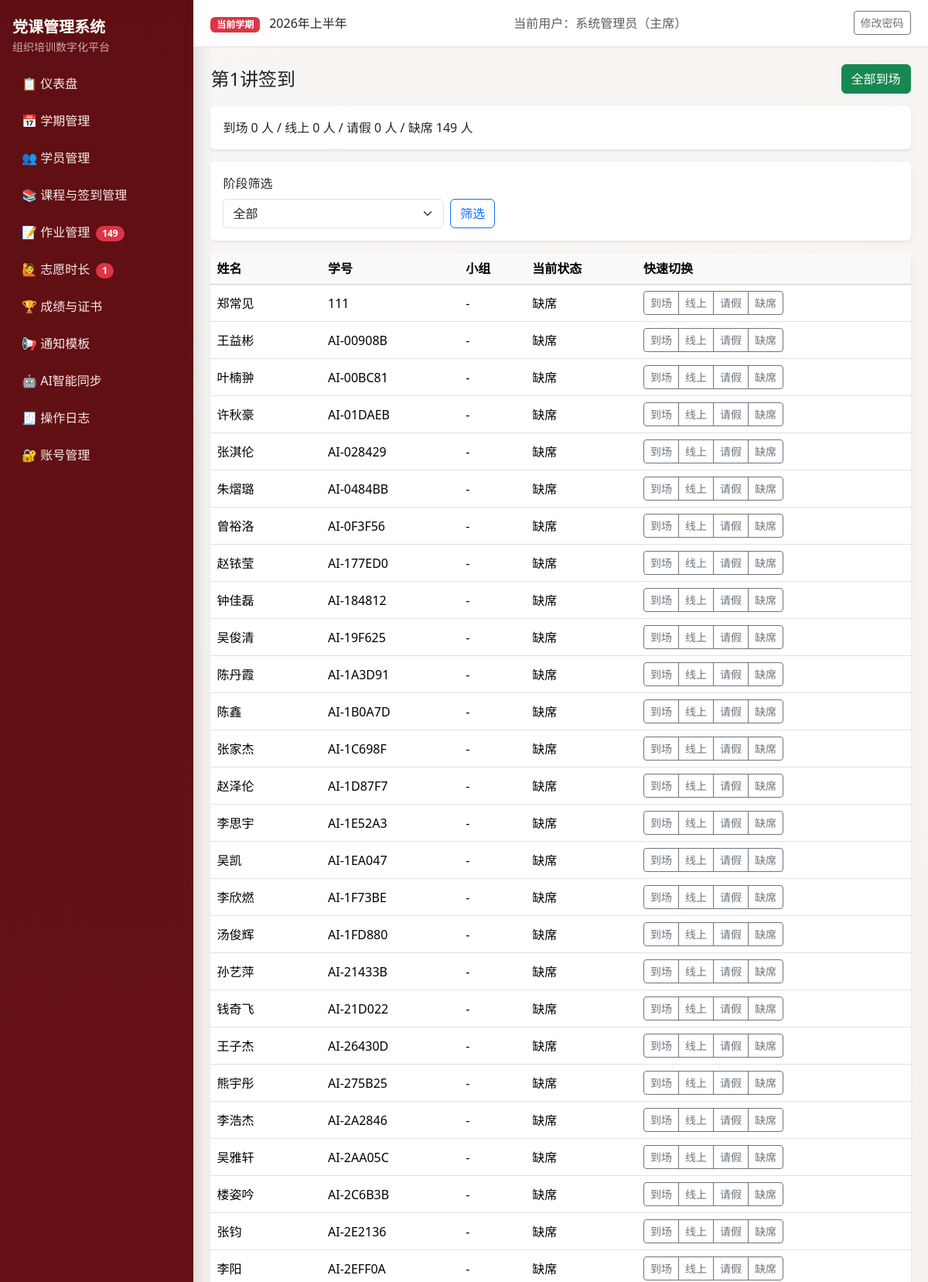
The app's page /attendance/session/1 (signed in, upper part) with its own data.
### models.py (models this page shows, shortened)
class Semester(db.Model):
    __tablename__ = "semesters"
    id = db.Column(db.Integer, primary_key=True)
    name = db.Column(db.String(100), nullable=False)
    period_code = db.Column(db.String(20), nullable=True)
    period_positive = db.Column(db.String(20), nullable=True)
    period_development = db.Column(db.String(20), nullable=True)
    period_probationary = db.Column(db.String(20), nullable=True)
    year = db.Column(db.Integer, nullable=False)
    status = db.Column(db.String(20), nullable=False, default="active")
    exam_weight = db.Column(db.Integer, nullable=False, default=40)
    attendance_weight = db.Column(db.Integer, nullable=False, default=30)
    assignment_weight = db.Column(db.Integer, nullable=False, default=20)
    volunteer_weight = db.Column(db.Integer, nullable=False, default=10)
    pass_threshold = db.Column(db.Float, nullable=False, default=60.0)
    volunteer_target_hours = db.Column(db.Float, nullable=False, default=0.0)
    min_attendance_sessions = db.Column(db.Integer, nullable=False, default=2)
    created_at = db.Column(db.DateTime, default=datetime.utcnow, nullable=False)
    students = db.relationship("Student", back_populates="semester", cascade="all, delete-orphan")
    course_sessions = db.relationship("CourseSession", back_populates="semester", cascade="all, delete-orphan")
    assignments = db.relationship("Assignment", back_populates="semester", cascade="all, delete-orphan")
    volunteer_records = db.relationship(
        "VolunteerRecord", back_populates="semester", cascade="all, delete-orphan"
    )
    exam_records = db.relationship("ExamRecord", back_populates="semester", cascade="all, delete-orphan")
    final_scores = db.relationship("FinalScore", back_populates="semester", cascade="all, delete-orphan")

class User(UserMixin, db.Model):
    __tablename__ = "users"
    id = db.Column(db.Integer, primary_key=True)
    username = db.Column(db.String(80), unique=True, nullable=False, index=True)
    password_hash = db.Column(db.String(255), nullable=False)
    role = db.Column(db.String(20), nullable=False, default="staff")
    real_name = db.Column(db.String(80), nullable=True)
    created_at = db.Column(db.DateTime, default=datetime.utcnow, nullable=False)

class CourseSession(db.Model):
    __tablename__ = "course_sessions"
    __table_args__ = (
        db.UniqueConstraint("semester_id", "session_number", name="uq_semester_session_number"),
    )
    id = db.Column(db.Integer, primary_key=True)
    semester_id = db.Column(db.Integer, db.ForeignKey("semesters.id"), nullable=False, index=True)
    session_number = db.Column(db.Integer, nullable=False)
    theme = db.Column(db.String(200), nullable=False)
    date = db.Column(db.Date, nullable=False)
    location = db.Column(db.String(200), nullable=True)
    is_online = db.Column(db.Boolean, nullable=False, default=False)
    meeting_link = db.Column(db.String(255), nullable=True)
    lecturer = db.Column(db.String(120), nullable=True)
    notes = db.Column(db.Text, nullable=True)
    semester = db.relationship("Semester", back_populates="course_sessions")
    attendances = db.relationship("Attendance", back_populates="session", cascade="all, delete-orphan")
    assignments = db.relationship("Assignment", back_populates="session", cascade="all")

class Student(db.Model):
    __tablename__ = "students"
    __table_args__ = (
        db.UniqueConstraint("semester_id", "student_id", "stage", name="uq_student_semester_student_stage"),
    )
    id = db.Column(db.Integer, primary_key=True)
    semester_id = db.Column(db.Integer, db.ForeignKey("semesters.id"), nullable=False, index=True)
    name = db.Column(db.String(80), nullable=False)
    student_id = db.Column(db.String(50), nullable=False)
    department = db.Column(db.String(120), nullable=True)
    stage = db.Column(db.String(20), nullable=False)
    contact = db.Column(db.String(120), nullable=True)
    group_number = db.Column(db.Integer, nullable=True)
    is_group_leader = db.Column(db.Boolean, nullable=False, default=False)
    status = db.Column(db.String(20), nullable=False, default="在读")
    disqualified_reason = db.Column(db.String(255), nullable=True)
    semester = db.relationship("Semester", back_populates="students")
    attendances = db.relationship("Attendance", back_populates="student", cascade="all, delete-orphan")
    assignments = db.relationship("Assignment", back_populates="student", cascade="all, delete-orphan")
    volunteer_records = db.relationship(
        "VolunteerRecord", back_populates="student", cascade="all, delete-orphan"
    )
    exam_records = db.relationship("ExamRecord", back_populates="student", cascade="all, delete-orphan")
    final_scores = db.relationship("FinalScore", back_populates="student", cascade="all, delete-orphan")

### blueprints/attendance.py (the view, shortened to what this page needs)
@attendance_bp.route("/session/<int:session_id>", methods=["GET", "POST"])
@login_required
def session_checkin(session_id: int):
	session = db.session.get(CourseSession, session_id)
	if not session:
		flash("课次不存在。", "danger")
		return redirect(url_for("attendance_bp.attendance_overview"))
	stage = request.args.get("stage", "全部")
	students_query = Student.query.filter_by(semester_id=session.semester_id)
	if stage != "全部":
		students_query = students_query.filter_by(stage=stage)
	students = students_query.order_by(Student.group_number.asc().nullsfirst(), Student.student_id.asc()).all()
	records = {item.student_id: item for item in Attendance.query.filter_by(session_id=session_id).all()}
	rows = []
	count_map = {"到场": 0, "线上": 0, "请假": 0, "缺席": 0}
	for stu in students:
		rec = records.get(stu.id)
		status = rec.status if rec else "缺席"
		if status in count_map:
			count_map[status] += 1
		rows.append({"student": stu, "status": status, "leave_reason": rec.leave_reason if rec else ""})
	return render_template("attendance/session.html", session=session, rows=rows, stage=stage, count_map=count_map)

### authz.py (called while the page is built)
def normalize_role(role: str | None) -> str:
    value = (role or "staff").strip().lower()
    if value not in ROLE_LABELS:
        return "staff"
    return value

def role_label(role: str | None) -> str:
    return ROLE_LABELS.get(normalize_role(role), "干事")

def can_view_logs(role: str | None) -> bool:
    return normalize_role(role) in {"admin", "minister"}

def can_manage_accounts(role: str | None) -> bool:
    return normalize_role(role) == "admin"

def can_edit_notification_templates(role: str | None) -> bool:
    return normalize_role(role) in {"admin", "minister"}

### templates/attendance/session.html (shortened to what this page needs)
{% extends "base.html" %}
{% block content %}
<div class="d-flex justify-content-between align-items-center mb-3">
  <h1 class="h4 mb-0">第{{ session.session_number }}讲签到</h1>
  <form method="post" action="{{ url_for('attendance_bp.mark_all_present', session_id=session.id) }}">
    <button class="btn btn-success">全部到场</button>
  </form>
</div>
<div class="card border-0 shadow-sm mb-3"><div class="card-body">
  到场 {{ count_map['到场'] }} 人 / 线上 {{ count_map['线上'] }} 人 / 请假 {{ count_map['请假'] }} 人 / 缺席 {{ count_map['缺席'] }} 人
</div></div>
<form class="card border-0 shadow-sm mb-3">
  <div class="card-body row g-2 align-items-end">
    <div class="col-md-4">
      <label class="form-label">阶段筛选</label>
      <select class="form-select" name="stage">
        {% for st in ['全部','积极分子','发展对象','预备党员'] %}
        <option value="{{ st }}" {% if stage == st %}selected{% endif %}>{{ st }}</option>
        {% endfor %}
      </select>
    </div>
    <div class="col-md-2"><button class="btn btn-outline-primary">筛选</button></div>
  </div>
</form>
<div class="card border-0 shadow-sm">
  <div class="table-responsive">
    <table class="table align-middle mb-0">
      <thead class="table-light"><tr><th>姓名</th><th>学号</th><th>小组</th><th>当前状态</th><th>快速切换</th></tr></thead>
      <tbody>
      {% for row in rows %}
      <tr data-student-id="{{ row.student.id }}">
        <td>{{ row.student.name }}</td>
        <td>{{ row.student.student_id }}</td>
        <td>{{ row.student.group_number or '-' }}</td>
        <td class="current-status">{{ row.status }}</td>
        <td>
          <div class="btn-group btn-group-sm" role="group">
            {% for st in ['到场','线上','请假','缺席'] %}
            <button class="btn btn-outline-secondary status-btn" data-status="{{ st }}">{{ st }}</button>
            {% endfor %}
          </div>
        </td>
      </tr>
      {% endfor %}
      </tbody>
    </table>
  </div>
</div>
{% endblock %}

### templates/base.html (shortened to what this page needs)
<!doctype html>
<html lang="zh-CN">
<head>
  <link href="https://cdn.jsdelivr.net/npm/bootstrap@5.3.3/dist/css/bootstrap.min.css" rel="stylesheet">
</head>
<body>
  {% if current_user.is_authenticated %}
  <div class="layout">
    <aside class="sidebar d-flex flex-column">
      <div class="mb-3">
        <div class="fw-bold fs-5 text-white">党课管理系统</div>
        <div class="small opacity-75">组织培训数字化平台</div>
      </div>
      <nav class="nav flex-column mb-3">
        <a class="nav-link" href="{{ url_for('auth_bp.dashboard') }}">📋 仪表盘</a>
        <a class="nav-link" href="{{ url_for('semester_bp.list_semesters') }}">📅 学期管理</a>
        <a class="nav-link" href="{{ url_for('students_bp.list_students') }}">👥 学员管理</a>
        <a class="nav-link" href="{{ url_for('courses_bp.list_courses') }}">📚 课程与签到管理</a>
        <a class="nav-link" href="{{ url_for('assignments_bp.assignments_overview') }}">📝 作业管理
          {% if pending_assignment_students > 0 %}
            <span class="badge rounded-pill text-bg-danger ms-1">{{ pending_assignment_students }}</span>
          {% endif %}
        </a>
        <a class="nav-link" href="{{ url_for('volunteers_bp.volunteer_overview') }}">🙋 志愿时长
          {% if pending_volunteer_records > 0 %}
            <span class="badge rounded-pill text-bg-danger ms-1">{{ pending_volunteer_records }}</span>
          {% endif %}
        </a>
        <a class="nav-link" href="{{ url_for('scores_bp.result_overview') }}">🏆 成绩与证书</a>
        <a class="nav-link" href="{{ url_for('notifications_bp.template_list') }}">📢 通知模板</a>
        <a class="nav-link" href="{{ url_for('ai_tools_bp.index') }}">🤖 AI智能同步</a>
        {% if can_view_logs %}
        <a class="nav-link" href="{{ url_for('auth_bp.operation_logs') }}">🧾 操作日志</a>
        {% endif %}
        {% if can_manage_accounts %}
        <a class="nav-link" href="{{ url_for('auth_bp.account_list') }}">🔐 账号管理</a>
        {% endif %}
      </nav>
    </aside>
    <div class="content-wrap">
      <header class="topbar">
        <div>
          <span class="badge text-bg-danger">当前学期</span>
          <span class="ms-2">{{ current_semester.name if current_semester else '未设置激活学期' }}</span>
        </div>
        <div class="text-muted">当前用户：{{ current_user.real_name or current_user.username }}（{{ current_user_role_label }}）</div>
        <div>
          <a class="btn btn-sm btn-outline-secondary" href="{{ url_for('auth_bp.change_password') }}">修改密码</a>
        </div>
      </header>
      <main class="page-content">
        {% block content %}{% endblock %}
      </main>
    </div>
  </div>
  {% else %}
    {% block auth_content %}{% endblock %}
  {% endif %}
</body>
</html>

### templates/base.html (style rules this page uses)
:root { --pc-primary: #9f1d22; --pc-primary-dark: #7f1519; --pc-sidebar-bg: #5f0f13; --pc-sidebar-text: #f6dddd; --pc-bg: #f8f6f4; --pc-card: #ffffff; }
body { background: linear-gradient(135deg, #f8f6f4 0%, #efe7e3 100%); min-height: 100vh; }
.layout { display: flex; min-height: 100vh; }
.sidebar { width: 250px; background: linear-gradient(180deg, var(--pc-sidebar-bg), #7d181d); color: var(--pc-sidebar-text); position: fixed; top: 0; left: 0; bottom: 0; padding: 1.25rem 1rem; box-shadow: 6px 0 20px rgba(0, 0, 0, 0.12); }
.sidebar .nav-link { color: #f8eaea; border-radius: 10px; margin-bottom: 0.4rem; padding: 0.55rem 0.75rem; }
.content-wrap { margin-left: 250px; width: calc(100% - 250px); }
.topbar { background: var(--pc-card); border-bottom: 1px solid #eadfda; padding: 0.9rem 1.4rem; display: flex; justify-content: space-between; align-items: center; position: sticky; top: 0; z-index: 5; }
.page-content { padding: 1.4rem; }

### records on screen
Semester: name "2026年上半年"
User: real_name "系统管理员"
CourseSession: session_number "1"
Student: student.name "郑常见", student.student_id "111", student "-"
Student: student.name "王益彬", student.student_id "AI-00908B", student "-"
Student: student.name "叶楠翀", student.student_id "AI-00BC81", student "-"
Student: student.name "许秋豪", student.student_id "AI-01DAEB", student "-"
Student: student.name "张淇伦", student.student_id "AI-028429", student "-"
Student: student.name "朱熠璐", student.student_id "AI-0484BB", student "-"
Student: student.name "曾裕洛", student.student_id "AI-0F3F56", student "-"
Student: student.name "赵铱莹", student.student_id "AI-177ED0", student "-"
Student: student.name "钟佳磊", student.student_id "AI-184812", student "-"
Student: student.name "吴俊清", student.student_id "AI-19F625", student "-"
Student: student.name "陈丹霞", student.student_id "AI-1A3D91", student "-"
Student: student.name "陈鑫", student.student_id "AI-1B0A7D", student "-"
Student: student.name "张家杰", student.student_id "AI-1C698F", student "-"
Student: student.name "赵泽伦", student.student_id "AI-1D87F7", student "-"
Student: student.name "李思宇", student.student_id "AI-1E52A3", student "-"
Student: student.name "吴凯", student.student_id "AI-1EA047", student "-"
Student: student.name "李欣燃", student.student_id "AI-1F73BE", student "-"
Student: student.name "汤俊辉", student.student_id "AI-1FD880", student "-"
Student: student.name "孙艺萍", student.student_id "AI-21433B", student "-"
Student: student.name "钱奇飞", student.student_id "AI-21D022", student "-"
Student: student.name "王子杰", student.student_id "AI-26430D", student "-"
Student: student.name "熊宇彤", student.student_id "AI-275B25", student "-"
Student: student.name "李浩杰", student.student_id "AI-2A2846", student "-"
Student: student.name "吴雅轩", student.student_id "AI-2AA05C", student "-"
Student: student.name "楼姿吟", student.student_id "AI-2C6B3B", student "-"
Student: student.name "张钧", student.student_id "AI-2E2136", student "-"
Student: student.name "李阳", student.student_id "AI-2EFF0A", student "-"

### other values on screen
{{ pending_assignment_students }} "149"
{{ pending_volunteer_records }} "1"
{{ current_user_role_label }} "主席"
{{ count_map['到场'] }} "0"
{{ count_map['线上'] }} "0"
{{ count_map['请假'] }} "0"
{{ count_map['缺席'] }} "149"
{{ row.status }} "缺席" "缺席" "缺席" "缺席" "缺席" "缺席" "缺席" "缺席" "缺席" "缺席" "缺席" "缺席" "缺席" "缺席" "缺席" "缺席" "缺席" "缺席" "缺席" "缺席" "缺席" "缺席" "缺席" "缺席" "缺席" "缺席" "缺席"
{{ st }} "到场" "线上" "请假" "缺席" "到场" "线上" "请假" "缺席" "到场" "线上" "请假" "缺席" "到场" "线上" "请假" "缺席" "到场" "线上" "请假" "缺席" "到场" "线上" "请假" "缺席" "到场" "线上" "请假" "缺席" "到场" "线上" "请假" "缺席" "到场" "线上" "请假" "缺席" "到场" "线上" "请假" "缺席" "到场" "线上" "请假" "缺席" "到场" "线上" "请假" "缺席" "到场" "线上" "请假" "缺席" "到场" "线上" "请假" "缺席" "到场" "线上" "请假" "缺席" "到场" "线上" "请假" "缺席" "到场" "线上" "请假" "缺席" "到场" "线上" "请假" "缺席" "到场" "线上" "请假" "缺席" "到场" "线上" "请假" "缺席" "到场" "线上" "请假" "缺席" "到场" "线上" "请假" "缺席" "到场" "线上" "请假" "缺席" "到场" "线上" "请假" "缺席" "到场" "线上" "请假" "缺席" "到场" "线上" "请假" "缺席" "到场" "线上" "请假" "缺席"
form field stage "全部"
